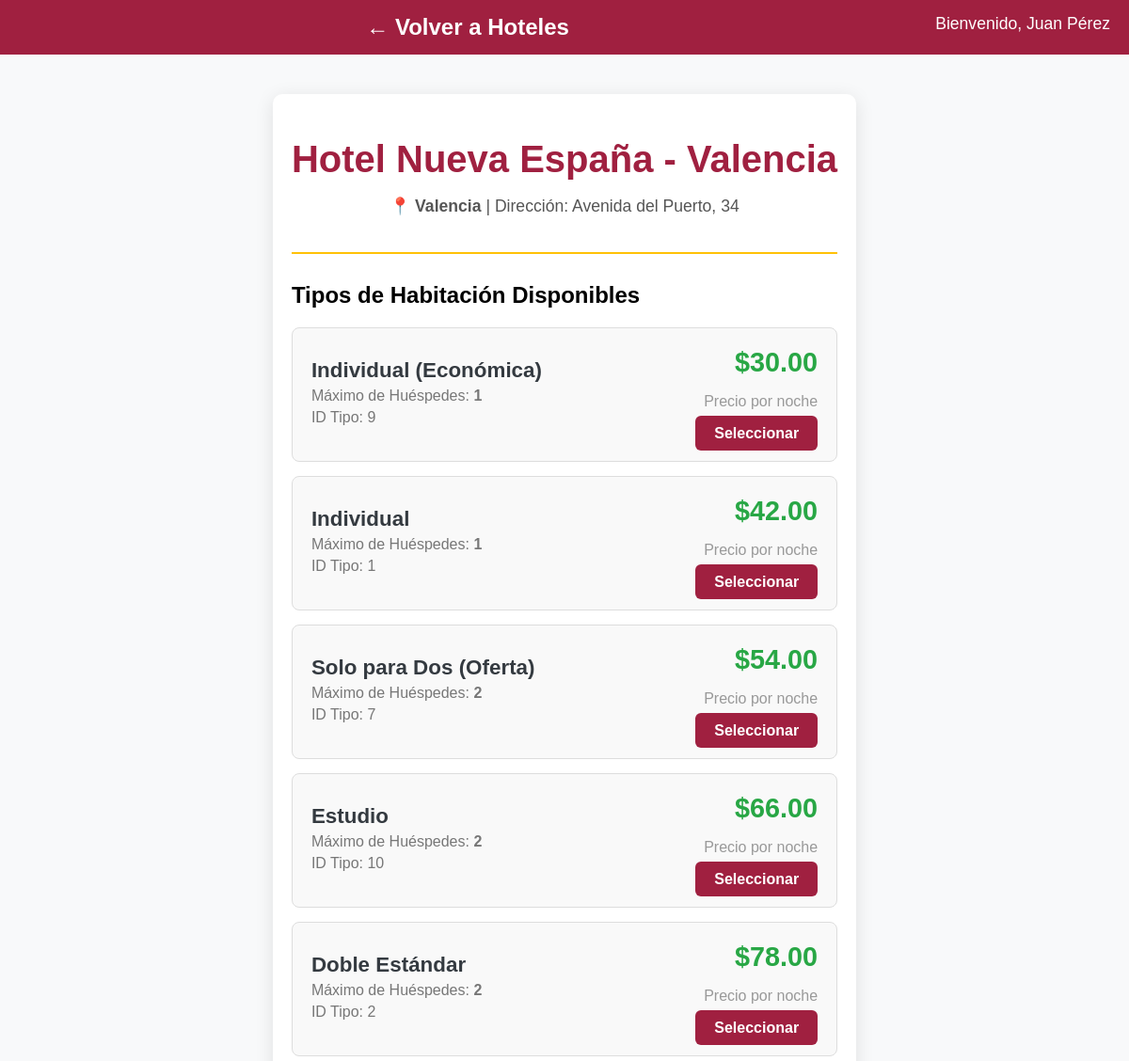
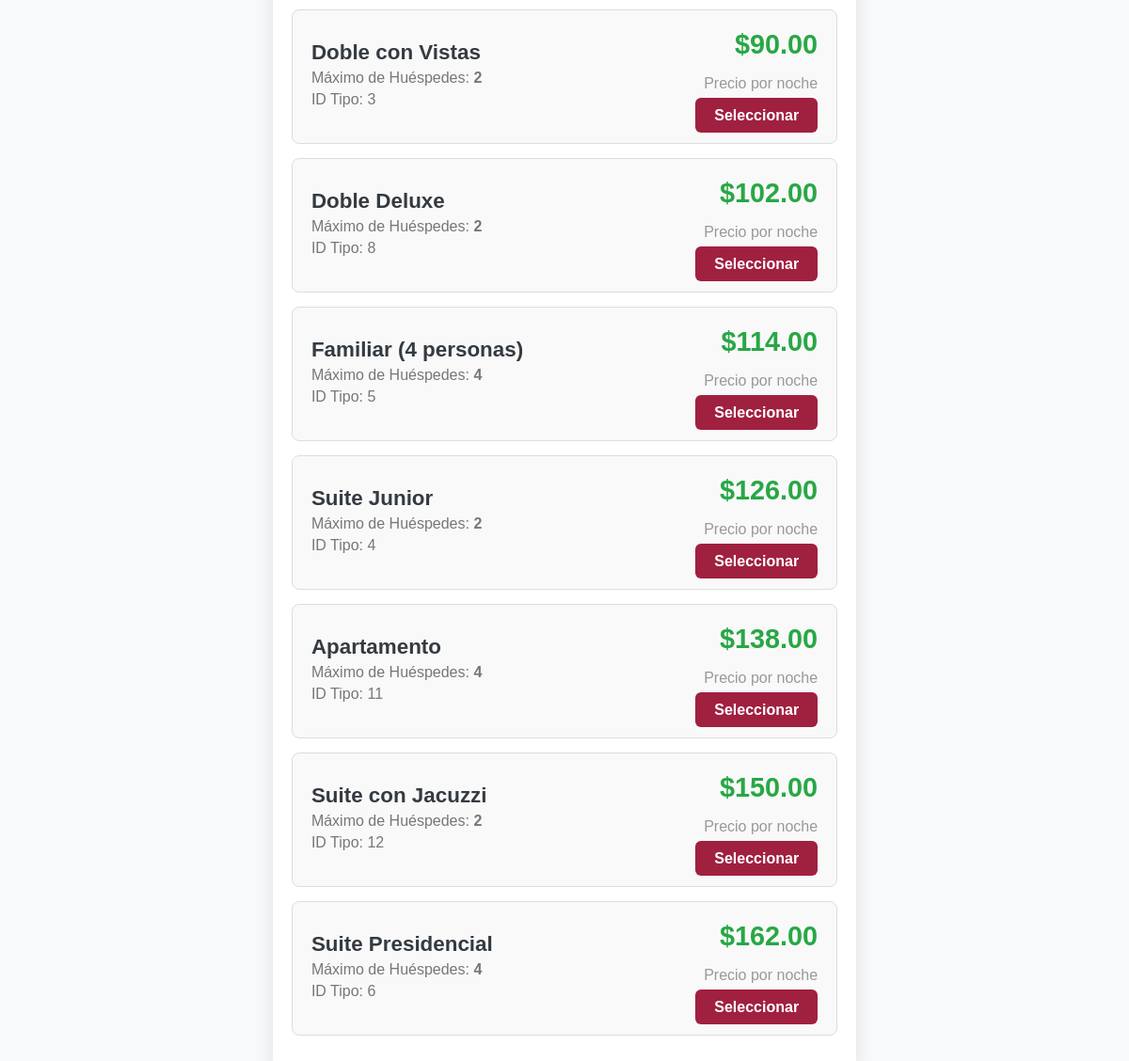
Screenshot of /hotel.php?hotel_id=1 (signed in) with the database file from the repository (2 pictures, top to bottom).
### tables this page shows
CREATE TABLE Hotels (
    Id INT PRIMARY KEY AUTO_INCREMENT,
    Name VARCHAR(255),
    City VARCHAR(100),
    Address VARCHAR(255)
);

CREATE TABLE RoomType (
    Id INT PRIMARY KEY AUTO_INCREMENT,
    Name VARCHAR(100),
    Guests INT,
    CostPerNight DECIMAL(10, 2)
);

### hotel.php (the view, shortened to what this page needs)
<?php
include('conexion.php');
$hotel_id = isset($_GET['hotel_id']) ? (int)$_GET['hotel_id'] : 0;
$tarifasBase = [
    'Toledo' => 20,
    'Valencia' => 30,
    'Santander' => 25
];
$incrementoPorCiudad = [
    'Toledo' => 15,
    'Valencia' => 12,
    'Santander' => 10
];
function obtenerDetallesHotel($conn, $id) {
    $sql = "SELECT Id, Name, City, Address FROM Hotels WHERE Id = ?";
    $stmt = $conn->prepare($sql);
    $stmt->bind_param("i", $id);
    $stmt->execute();
    $resultado = $stmt->get_result();
    return $resultado->fetch_assoc();
}
function obtenerTiposHabitacion($conn) {
    $sql = "SELECT Id, Name, Guests FROM RoomType ORDER BY CostPerNight ASC";
    $resultado = $conn->query($sql);
    return $resultado->fetch_all(MYSQLI_ASSOC);
}
$hotel = obtenerDetallesHotel($conn, $hotel_id);
$tiposHabitacion = obtenerTiposHabitacion($conn);
$ciudad = $hotel['City'];
$precioBase = $tarifasBase[$ciudad] ?? 50;
$incremento = $incrementoPorCiudad[$ciudad] ?? 15;
$habitacionesDisponibles = [];
$contador = 0;
foreach ($tiposHabitacion as $tipo) {
    $precioCalculado = $precioBase + ($contador * $incremento);
    $tipo['PrecioNoche'] = number_format($precioCalculado, 2, '.', '');
    $habitacionesDisponibles[] = $tipo;
    $contador++;
}
$is_logged_in = isset($_SESSION['user_id']);
$user_name = $is_logged_in ? htmlspecialchars($_SESSION['user_name']) : '';
?>
<!DOCTYPE html>
<html lang="es">
<head>
    <link rel="stylesheet" href="styleCarlos.css">
</head>
<body>
    <nav style="background:#a02040; color:white; padding:15px; text-align:center; position:fixed; top:0; width:100%; z-index:1000;">
        <a href="index.php" style="color:white; text-decoration:none; font-size:1.5em; font-weight:bold;">← Volver a Hoteles</a>
        <span style="float:right; margin-right: 20px; font-size:1.1em;">
            <?php echo $is_logged_in ? "Bienvenido, " . $user_name : '<a href="login.php" style="color:white;">Iniciar Sesión</a>'; ?>
        </span>
    </nav>
    <div class="container">
        <div class="hotel-header">
            <h1><?php echo htmlspecialchars($hotel['Name']); ?></h1>
            <p class="hotel-info">📍 <strong><?php echo htmlspecialchars($ciudad); ?></strong> | Dirección: <?php echo htmlspecialchars($hotel['Address']); ?></p>
        </div>
        <h2>Tipos de Habitación Disponibles</h2>
        <ul class="room-listing">
            <?php foreach ($habitacionesDisponibles as $room): ?>
            <li class="room-card">
                <div class="room-details">
                    <h3><?php echo htmlspecialchars($room['Name']); ?></h3>
                    <p>Máximo de Huéspedes: <strong><?php echo htmlspecialchars($room['Guests']); ?></strong></p>
                    <p>ID Tipo: <?php echo htmlspecialchars($room['Id']); ?></p>
                </div>
                <div class="room-price">
                    <strong>$<?php echo htmlspecialchars($room['PrecioNoche']); ?></strong>
                    <p style="color: #999;">Precio por noche</p>
                    <a href="reserva_proceso.php?hotel_id=<?php echo $hotel['Id']; ?>&room_type_id=<?php echo $room['Id']; ?>" class="btn-select">
                        Seleccionar
                    </a>
                </div>
            </li>
            <?php endforeach; ?>
        </ul>
    </div>
</body>
</html>

### styleCarlos.css (style rules this page uses)
body { font-family: Arial, sans-serif; background: #f4f4f4; display: flex; align-items: center; justify-content: center; min-height: 100vh; margin: 0; }

### hotel.php (style rules this page uses)
:root { --color-primary: #a02040; --color-secondary: #ffc107; --color-dark: #343a40; --color-light: #f8f9fa; }
body { background-color: var(--color-light); font-family: Arial, sans-serif; margin: 0; }
.container { max-width: 1000px; margin: 100px auto 50px auto; padding: 20px; background: #fff; border-radius: 10px; box-shadow: 0 4px 20px rgba(0,0,0,0.1); }
.hotel-header { text-align: center; padding-bottom: 20px; border-bottom: 2px solid var(--color-secondary); margin-bottom: 30px; }
.hotel-header h1 { color: var(--color-primary); font-size: 2.5em; margin-bottom: 5px; }
.hotel-info { color: #555; font-size: 1.1em; }
.room-listing { list-style: none; padding: 0; }
.room-card { display: flex; justify-content: space-between; align-items: center; background: #f9f9f9; border: 1px solid #ddd; padding: 20px; margin-bottom: 15px; border-radius: 8px; transition: box-shadow 0.3s; }
.room-details h3 { margin: 0 0 5px 0; color: var(--color-dark); font-size: 1.4em; }
.room-details p { margin: 5px 0; color: #777; }
.room-price { text-align: right; }
.room-price strong { display: block; font-size: 1.8em; color: #28a745; margin-bottom: 10px; }
.btn-select { background-color: var(--color-primary); color: white; padding: 10px 20px; border-radius: 6px; text-decoration: none; font-weight: bold; transition: background-color 0.2s; }

### rows the page displays
hotels: Name "Hotel Nueva España - Valencia", City "Valencia", Address "Avenida del Puerto, 34"
roomtype: Name "Individual (Económica)", Guests "1", Id "9", PrecioNoche "30.00"
roomtype: Name "Individual", Guests "1", Id "1", PrecioNoche "42.00"
roomtype: Name "Solo para Dos (Oferta)", Guests "2", Id "7", PrecioNoche "54.00"
roomtype: Name "Estudio", Guests "2", Id "10", PrecioNoche "66.00"
roomtype: Name "Doble Estándar", Guests "2", Id "2", PrecioNoche "78.00"
roomtype: Name "Doble con Vistas", Guests "2", Id "3", PrecioNoche "90.00"
roomtype: Name "Doble Deluxe", Guests "2", Id "8", PrecioNoche "102.00"
roomtype: Name "Familiar (4 personas)", Guests "4", Id "5", PrecioNoche "114.00"
roomtype: Name "Suite Junior", Guests "2", Id "4", PrecioNoche "126.00"
roomtype: Name "Apartamento", Guests "4", Id "11", PrecioNoche "138.00"
roomtype: Name "Suite con Jacuzzi", Guests "2", Id "12", PrecioNoche "150.00"
roomtype: Name "Suite Presidencial", Guests "4", Id "6", PrecioNoche "162.00"

### other values shown
$user_name "Juan Pérez"
